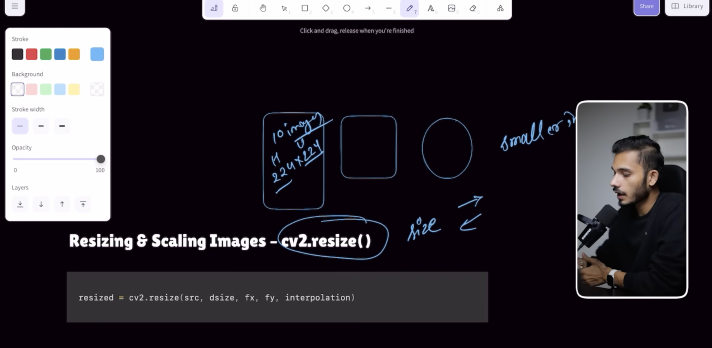
#> input picture opencv/phase2/phase2.png, 1424 x 696 px, found by its file name (shown at 1/2 size)
$ python imagerotateadnflip.py
#> lines starting #> are read from the running program, lines starting #| are printed output that depends on the picture
import cv2 as cv2
image = cv2.imread("/Users/adarshagarwala/Documents/Becoming-God/opencv/phase2/phase2.png")
#> image is the input picture: shape (696, 1424, 3); mean B, G, R 49, 42.2, 47.2
if image is not None:
    height = image.shape[0]
#> height = 696
    width = image.shape[1]
#> width = 1424
    center= (width//2, height//2)
#> center = (712, 348)
    angle = 90
    scale = 1.0
    #center - > width//2 , height//2
    #angle - >

    M = cv2.getRotationMatrix2D(center, angle, scale)
    rotatedImage = cv2.warpAffine(image , M, (width, height))
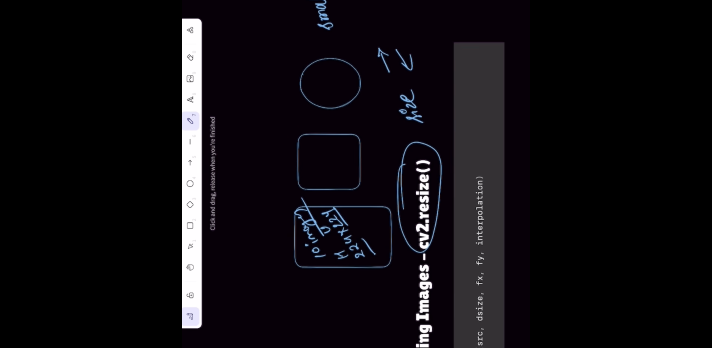
#> rotatedImage: shape (696, 1424, 3) (shown at 1/2 size); mean B, G, R 15.8, 12, 14.5
    rotatedImage = cv2.resize(rotatedImage, (height, width))
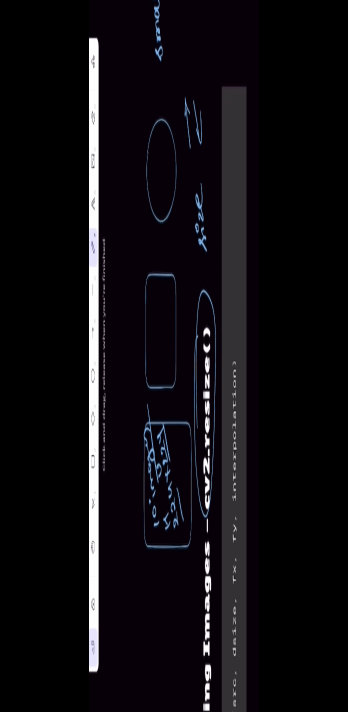
#> rotatedImage: shape (1424, 696, 3) (shown at 1/2 size); mean B, G, R 15.8, 12, 14.5
    flipped_horizontal = cv2.flip(image, 1)
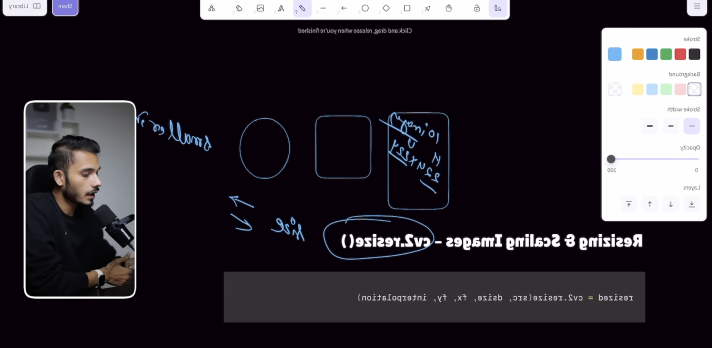
#> flipped_horizontal: shape (696, 1424, 3) (shown at 1/2 size); mean B, G, R 49, 42.2, 47.2
    flipped_veritcal = cv2.flip(image, 0)
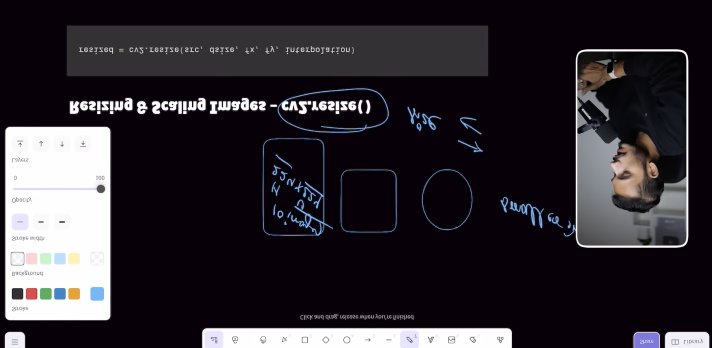
#> flipped_veritcal: shape (696, 1424, 3) (shown at 1/2 size); mean B, G, R 49, 42.2, 47.2
    flipped_both = cv2.flip(image,-1)
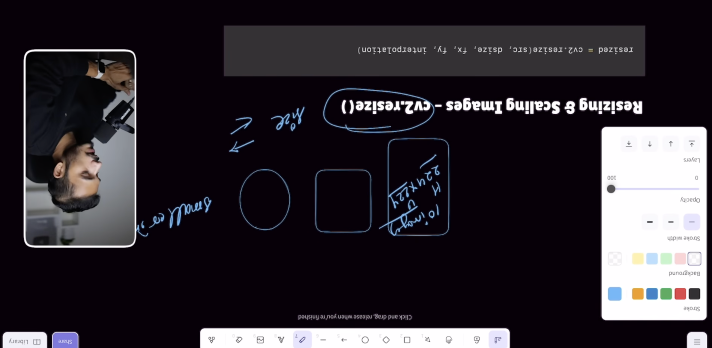
#> flipped_both: shape (696, 1424, 3) (shown at 1/2 size); mean B, G, R 49, 42.2, 47.2
    cv2.imshow("Flipped Horizontall", flipped_horizontal)
    cv2.imshow("Flippewd Vertical", flipped_veritcal)
    cv2.imshow("both", flipped_both)

    cv2.imshow("Rotated Image", rotatedImage)
    cv2.imshow("og Image", image)
    cv2.waitKey(0)
    cv2.destroyAllWindows()

else:
    print("Image not found")
